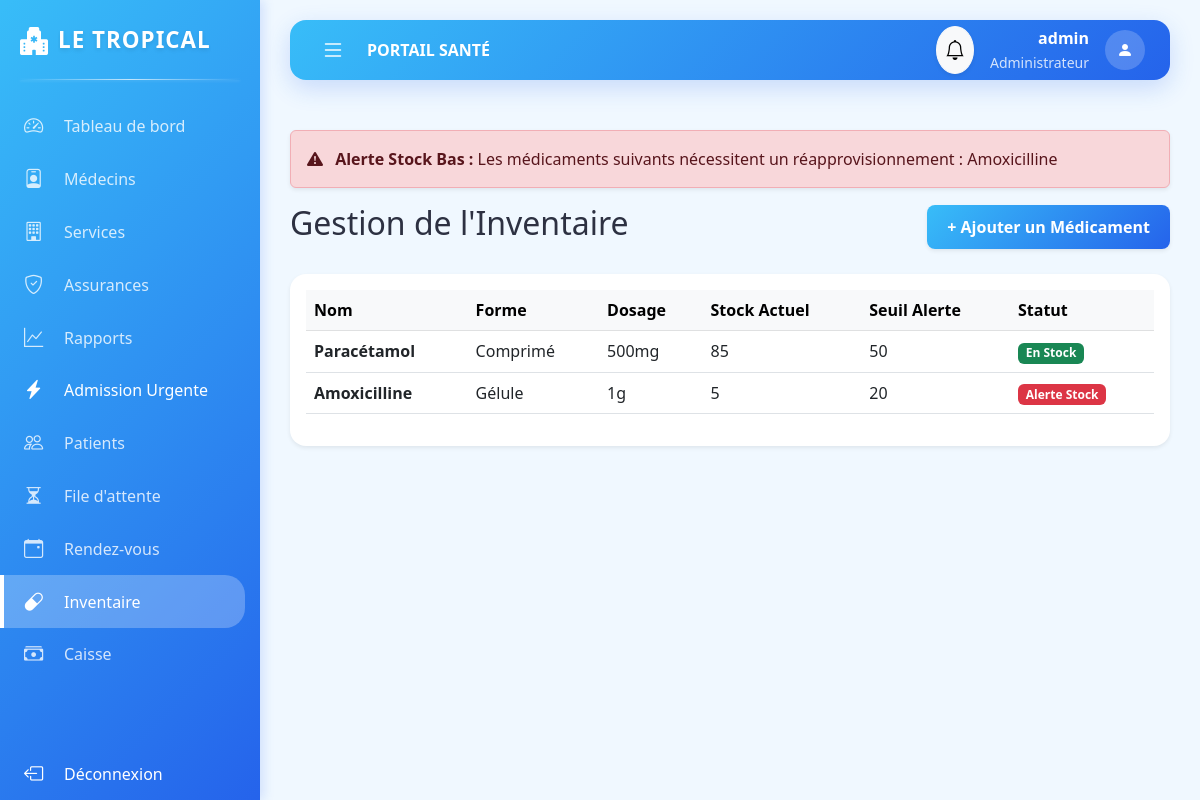
The app's page /pharmacie/inventaire (signed in), older data.
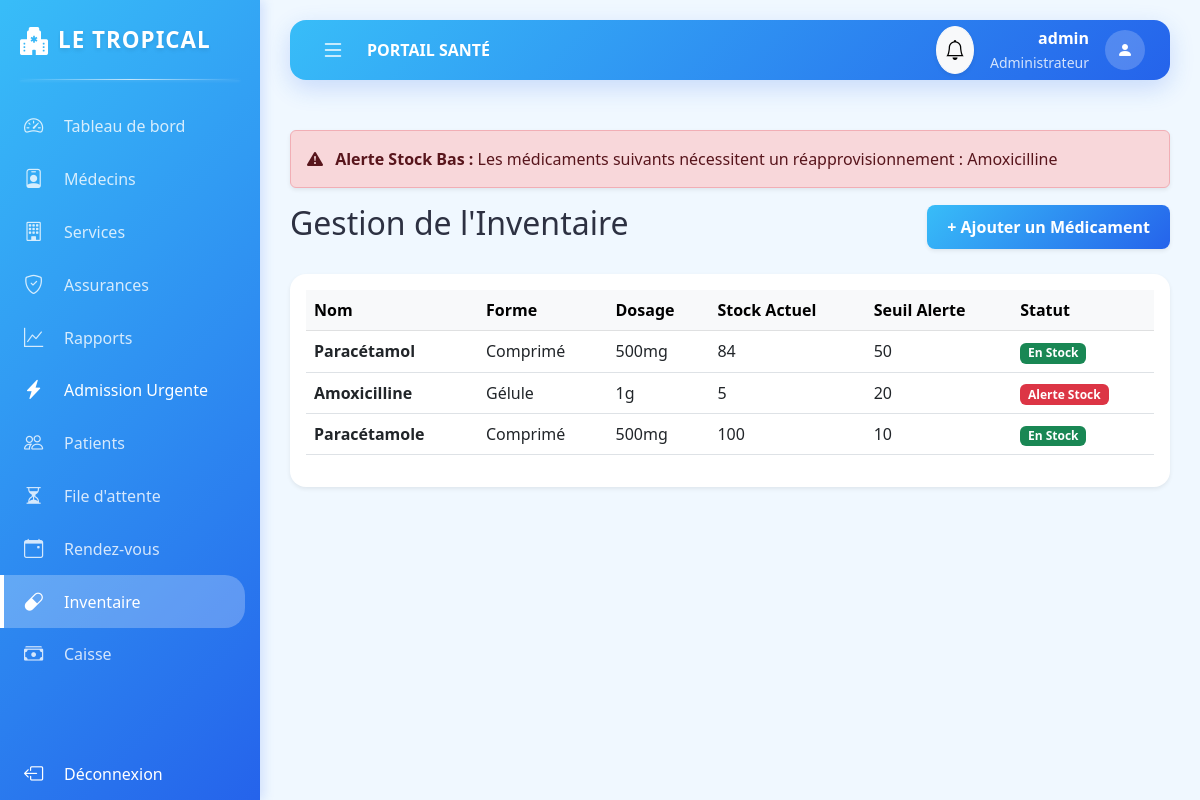
The same page, newer data.
### app/models.py (models this page shows)
class Medicament(db.Model):
    id = db.Column(db.Integer, primary_key=True)
    nom_medicament = db.Column(db.String(100), nullable=False)
    forme = db.Column(db.String(50))
    dosage = db.Column(db.String(50))
    seuil_alerte = db.Column(db.Integer, default=10)
    lots = db.relationship('LotMedicament', backref='medicament', lazy=True)
    @property
    def total_stock(self):
        return sum(lot.qte_restante for lot in self.lots)

class LotMedicament(db.Model):
    id = db.Column(db.Integer, primary_key=True)
    medicament_id = db.Column(db.Integer, db.ForeignKey('medicament.id'), nullable=False)
    date_expiration = db.Column(db.Date, nullable=False)
    qte_initiale = db.Column(db.Integer)
    qte_restante = db.Column(db.Integer)
    date_reception = db.Column(db.Date, default=datetime.utcnow)

### app/routes.py (the view)
@main.route("/pharmacie/inventaire")
@login_required
def pharmacie_inventaire():
    if current_user.role not in ['Pharmacien', 'Administrateur']: return redirect(url_for('main.dashboard'))
    medicaments = Medicament.query.all()
    return render_template('pharmacie.html', medicaments=medicaments, alert_meds=[m.nom_medicament for m in medicaments if m.total_stock <= m.seuil_alerte])

### app/__init__.py (called while the page is built)
def create_app(config_class=Config):
    app = Flask(__name__)
    app.config.from_object(Config)
    db.init_app(app)
    bcrypt.init_app(app)
    login_manager.init_app(app)
    from app.routes import main
    app.register_blueprint(main)
    from app.transfert import transfert_bp
    app.register_blueprint(transfert_bp)
    @app.context_processor
    def inject_now():
        from datetime import datetime
        return {'datetime': datetime}
    return app

### app/models.py (called while the page is built)
@login_manager.user_loader
def load_user(user_id):
    return Utilisateur.query.get(int(user_id))

### app/routes.py (called while the page is built)
@main.app_context_processor
def inject_notifications():
    if current_user.is_authenticated: return dict(unread_notifications=[n for n in current_user.notifications if not n.lu])
    return dict(unread_notifications=[])

### app/templates/pharmacie.html (shortened to what this page needs)
{% extends "base.html" %}
{% block content %}
{% if alert_meds %}
<div class="alert alert-danger shadow-sm">
    <i class="bi bi-exclamation-triangle-fill me-2"></i>
    <strong>Alerte Stock Bas :</strong> Les médicaments suivants nécessitent un réapprovisionnement :
    {{ alert_meds|join(', ') }}
</div>
{% endif %}
<div class="d-flex justify-content-between align-items-center mb-4">
    <h2>Gestion de l'Inventaire</h2>
    <a href="{{ url_for('main.nouveau_medicament') }}" class="btn btn-senegal shadow-sm">+ Ajouter un Médicament</a>
</div>
<div class="card shadow-sm border-0">
    <div class="card-body">
        <table class="table table-hover">
            <thead class="table-light">
                <tr>
                    <th>Nom</th>
                    <th>Forme</th>
                    <th>Dosage</th>
                    <th>Stock Actuel</th>
                    <th>Seuil Alerte</th>
                    <th>Statut</th>
                </tr>
            </thead>
            <tbody>
                {% for med in medicaments %}
                <tr>
                    <td><strong>{{ med.nom_medicament }}</strong></td>
                    <td>{{ med.forme }}</td>
                    <td>{{ med.dosage }}</td>
                    <td>
                        {{ med.total_stock }}
                    </td>
                    <td>{{ med.seuil_alerte }}</td>
                    <td>
                        {% if med.total_stock <= med.seuil_alerte %}
                            <span class="badge bg-danger">Alerte Stock</span>
                        {% else %}
                            <span class="badge bg-success">En Stock</span>
                        {% endif %}
                    </td>
                </tr>
                {% else %}
                <tr>
                    <td colspan="6" class="text-center text-muted">Aucun médicament en inventaire.</td>
                </tr>
                {% endfor %}
            </tbody>
        </table>
    </div>
</div>
{% endblock %}

Row changes from the older to the newer data that the page shows:
changed through a linked row, Medicament "Paracétamol": total_stock "85" → "84"
added Medicament: nom_medicament "Paracétamole", forme "Comprimé", dosage "500mg", total_stock "100", seuil_alerte "10", shows "En Stock"
